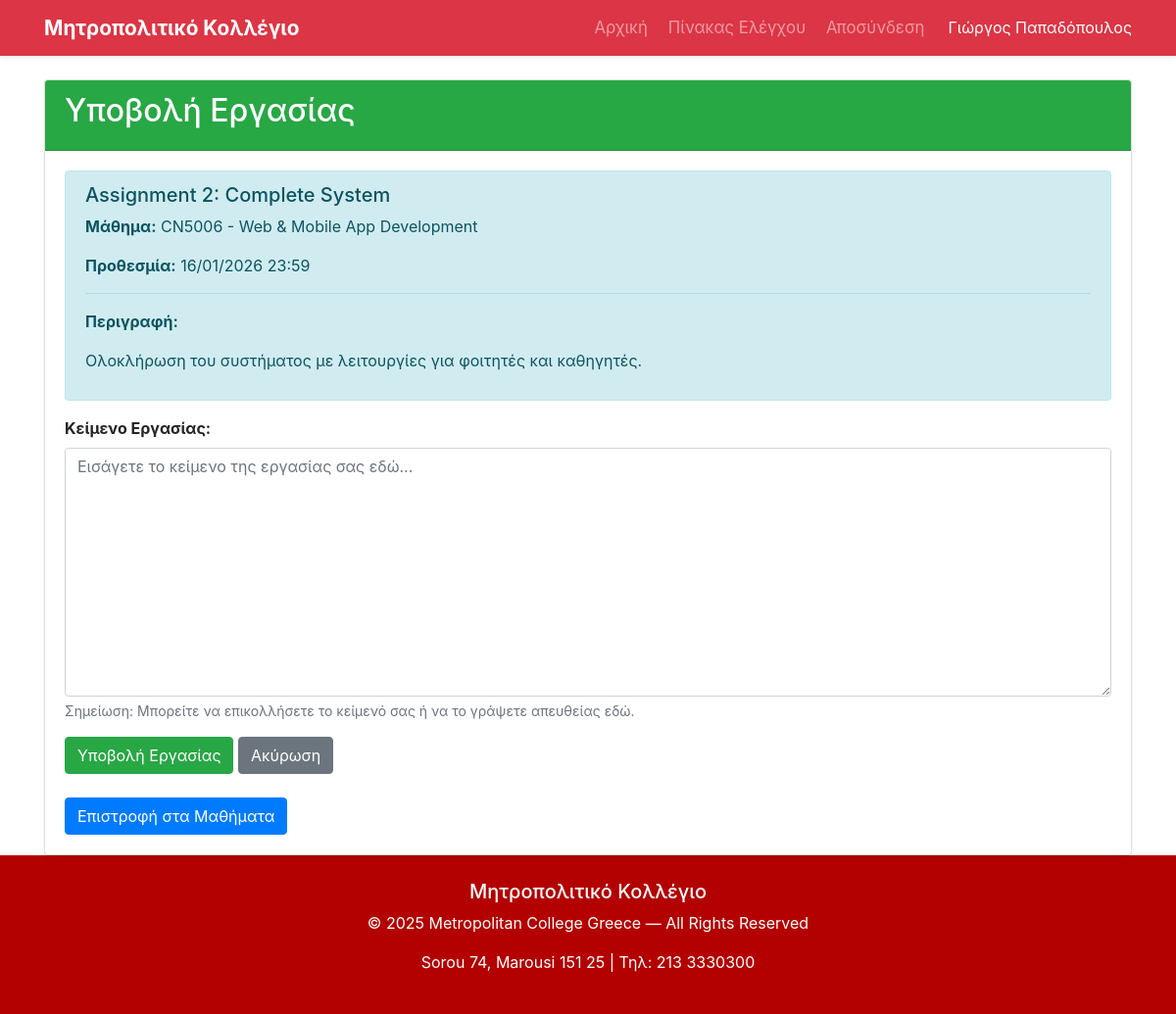
The page /student/submit.php?assignment_id=4 (signed in) on the database its author committed.
### tables this page shows
CREATE TABLE assignments (
    assignment_id INT PRIMARY KEY AUTO_INCREMENT,
    course_id INT NOT NULL,
    title VARCHAR(200) NOT NULL,
    description TEXT,
    due_date DATETIME,
    created_at TIMESTAMP DEFAULT CURRENT_TIMESTAMP,
    FOREIGN KEY (course_id) REFERENCES courses(course_id),
    INDEX idx_course_id (course_id),
    INDEX idx_due_date (due_date)
);

CREATE TABLE courses (
    course_id INT PRIMARY KEY AUTO_INCREMENT,
    course_code VARCHAR(20) NOT NULL,
    course_name VARCHAR(100) NOT NULL,
    description TEXT,
    professor_id INT NOT NULL,
    semester VARCHAR(20),
    academic_year VARCHAR(20),
    created_at TIMESTAMP DEFAULT CURRENT_TIMESTAMP,
    FOREIGN KEY (professor_id) REFERENCES users(user_id),
    INDEX idx_professor_id (professor_id),
    INDEX idx_course_code (course_code)
);

### student/submit.php (the view, shortened to what this page needs)
<?php
include("../config.php");
$assignment_id = intval($_GET['assignment_id']);
$student_id = $_SESSION["user_id"];
$sql = "SELECT a.*, c.course_name, c.course_code
        FROM assignments a
        JOIN courses c ON a.course_id = c.course_id
        WHERE a.assignment_id = $assignment_id";
$result = mysqli_query($conn, $sql);
$assignment = mysqli_fetch_assoc($result);
$check_sql = "SELECT * FROM submissions WHERE assignment_id = $assignment_id AND student_id = $student_id";
$check_result = mysqli_query($conn, $check_sql);
$already_submitted = mysqli_num_rows($check_result) > 0;
include("../view/top.php");
?>
<link rel="stylesheet" href="../css/menu.css">
<div class="container mt-4">
    <div class="card">
        <div class="card-header bg-success text-white">
            <h2><i class="fas fa-upload"></i> Υποβολή Εργασίας</h2>
        </div>
        <div class="card-body">
            <div class="alert alert-info">
                <h5><?php echo htmlspecialchars($assignment['title']); ?></h5>
                <p><strong>Μάθημα:</strong> <?php echo htmlspecialchars($assignment['course_code']) . ' - ' . htmlspecialchars($assignment['course_name']); ?></p>
                <p><strong>Προθεσμία:</strong> <?php echo date('d/m/Y H:i', strtotime($assignment['due_date'])); ?></p>
                <?php if($assignment['description']): ?>
                    <hr>
                    <p><strong>Περιγραφή:</strong></p>
                    <p><?php echo nl2br(htmlspecialchars($assignment['description'])); ?></p>
                <?php endif; ?>
            </div>
            <?php if($already_submitted): ?>
                <?php
                $submission = mysqli_fetch_assoc($check_result);
                ?>
                <div class="alert alert-warning">
                    <h5><i class="fas fa-info-circle"></i> Έχετε ήδη υποβάλει αυτή την εργασία</h5>
                    <p><strong>Ημερομηνία υποβολής:</strong> <?php echo date('d/m/Y H:i', strtotime($submission['submitted_at'])); ?></p>
                    <p><strong>Κατάσταση:</strong> <?php echo htmlspecialchars($submission['status']); ?></p>
                </div>
                <div class="card">
                    <div class="card-header">
                        <h6>Η Υποβολή σας:</h6>
                    </div>
                    <div class="card-body">
                        <p><?php echo nl2br(htmlspecialchars($submission['submission_text'])); ?></p>
                    </div>
                </div>
            <?php else: ?>
                <form method="POST" class="mt-3">
                    <div class="form-group">
                        <label for="submission_text"><strong>Κείμενο Εργασίας:</strong></label>
                        <textarea class="form-control"
                                  id="submission_text"
                                  name="submission_text"
                                  rows="10"
                                  required
                                  placeholder="Εισάγετε το κείμενο της εργασίας σας εδώ..."></textarea>
                        <small class="form-text text-muted">
                            Σημείωση: Μπορείτε να επικολλήσετε το κείμενό σας ή να το γράψετε απευθείας εδώ.
                        </small>
                    </div>
                    <button type="submit" name="submit_assignment" class="btn btn-success">
                        <i class="fas fa-paper-plane"></i> Υποβολή Εργασίας
                    </button>
                    <a href="courses.php" class="btn btn-secondary">
                        <i class="fas fa-times"></i> Ακύρωση
                    </a>
                </form>
            <?php endif; ?>
            <div class="mt-4">
                <a href="courses.php" class="btn btn-primary">
                    <i class="fas fa-arrow-left"></i> Επιστροφή στα Μαθήματα
                </a>
            </div>
        </div>
    </div>
</div>
<?php
include("../view/bottom.php");
?>

### css/navbar.css (style rules this page uses)
.card { box-shadow: 0 0.125rem 0.25rem rgba(0, 0, 0, 0.075); border: 1px solid rgba(0, 0, 0, 0.125); transition: box-shadow 0.3s ease; }

### css/footer.css (style rules this page uses)
html { height: 100%; }
body { min-height: 100vh; display: flex; flex-direction: column; }

### rows shown on the page
assignments: title "Assignment 2: Complete System", course.course_code "CN5006", course.course_name "Web & Mobile App Development", due_date "16/01/2026 23:59", description "Ολοκλήρωση του συστήματος με λειτουργίες για φοιτητές και καθηγητές."

### other values the page prints
$_SESSION["username"] "Γιώργος Παπαδόπουλος"
